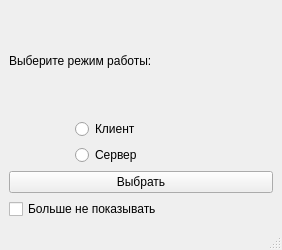
<?xml version="1.0" encoding="UTF-8"?>
<ui version="4.0">
 <class>MainWindow</class>
 <widget class="QMainWindow" name="MainWindow">
  <property name="geometry">
   <rect>
    <x>0</x>
    <y>0</y>
    <width>282</width>
    <height>250</height>
   </rect>
  </property>
  <property name="windowTitle">
   <string>MainWindow</string>
  </property>
  <widget class="QWidget" name="centralwidget">
   <layout class="QGridLayout" name="gridLayout_2">
    <item row="0" column="0">
     <layout class="QGridLayout" name="gridLayout">
      <item row="1" column="1">
       <widget class="QRadioButton" name="radioButton_client">
        <property name="text">
         <string>Клиент</string>
        </property>
       </widget>
      </item>
      <item row="2" column="1">
       <widget class="QRadioButton" name="radioButton_server">
        <property name="text">
         <string>Сервер</string>
        </property>
       </widget>
      </item>
      <item row="1" column="0">
       <spacer name="horizontalSpacer">
        <property name="orientation">
         <enum>Qt::Horizontal</enum>
        </property>
        <property name="sizeType">
         <enum>QSizePolicy::Fixed</enum>
        </property>
        <property name="sizeHint" stdset="0">
         <size>
          <width>60</width>
          <height>20</height>
         </size>
        </property>
       </spacer>
      </item>
      <item row="2" column="0">
       <spacer name="horizontalSpacer_2">
        <property name="orientation">
         <enum>Qt::Horizontal</enum>
        </property>
        <property name="sizeType">
         <enum>QSizePolicy::Fixed</enum>
        </property>
        <property name="sizeHint" stdset="0">
         <size>
          <width>60</width>
          <height>20</height>
         </size>
        </property>
       </spacer>
      </item>
      <item row="3" column="0" colspan="2">
       <widget class="QPushButton" name="pushButton_select">
        <property name="text">
         <string>Выбрать</string>
        </property>
       </widget>
      </item>
      <item row="0" column="0" colspan="2">
       <widget class="QLabel" name="label_select">
        <property name="text">
         <string>Выберите режим работы:</string>
        </property>
       </widget>
      </item>
      <item row="4" column="0" colspan="2">
       <widget class="QCheckBox" name="checkBox_dont_show">
        <property name="text">
         <string>Больше не показывать</string>
        </property>
       </widget>
      </item>
     </layout>
    </item>
   </layout>
  </widget>
  <widget class="QMenuBar" name="menubar">
   <property name="geometry">
    <rect>
     <x>0</x>
     <y>0</y>
     <width>282</width>
     <height>26</height>
    </rect>
   </property>
  </widget>
  <widget class="QStatusBar" name="statusbar"/>
 </widget>
 <resources/>
 <connections/>
</ui>
